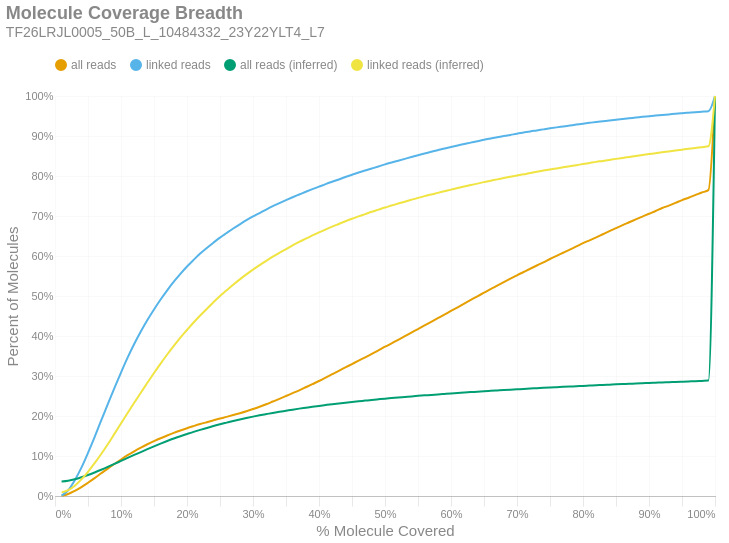

Notebook source saved alongside this figure:
### Markdown cell above
### Molecule Read Coverage
This chart shows molecule coverage breadth as computed by the number of bases aligned to that molecule. In other words, "*how much of each unique long molecule is actually sequenced/aligned?*" Keep in mind there is a distinction between sequences and alignments, since some sequences belonging to a particular molecule may not align well and wouldn't appear in the alignment data. This chart also shows molecule coverage breadth as computed by the *inferred fragment* from which the aligned sequences originate. Unlike read coverage, this calculation takes into account the total insert size, including unsequenced gaps between the forward and reverse reads. Like the previous figures, these are cumulative percents.

### Code cell
if SKIPLR:
    print_html(f"Skipped")
else:
    binned_df = consolidated_hist(valids['coverage_bp'], mask, 0.01, True)
    binned_df_inf = consolidated_hist(valids['coverage_inserts'], mask, 0.01, True)
    binned_df = binned_df.with_columns(pl.lit(binned_df_inf['all reads (cumsum)']).alias('all reads (inferred)'))
    binned_df = binned_df.with_columns(pl.lit(binned_df_inf['linked reads (cumsum)']).alias('linked reads (inferred)'))
    binned_df = binned_df.with_columns(
        (pl.col('bin').cast(pl.Float64) + 0.01).alias('right_edge')
    )

    with SafeRender(binned_df):
        (
            density_plot(binned_df, 'Molecule Coverage Breadth', samplename, 'molcov', ['all reads (inferred)','linked reads (inferred)'])
            .encode(
                #x=alt.X('bin:Q', title="% Molecule Covered").axis(format = '%').scale(padding=0),
                x=alt.X('right_edge:Q', title="% Molecule Covered").axis(format='%').scale(padding=0),
                y=alt.Y('value:Q', title='Percent of Molecules')
                    .axis(format='%')
                    .stack(False)
                    .scale(domainMin=0, padding=0),
                color=alt.Color("key:N").scale(domain = ["all reads", "linked reads", "all reads (inferred)", "linked reads (inferred)"]),
                tooltip = [
                    alt.Tooltip("key:N", title = "Data Type"),
                    alt.Tooltip("range_label:N", title="% Molecule Covered"),
                    alt.Tooltip("value:Q", format = ".2%", title="% Molecules")
                ]
            )
        ).display()

### Figure 1 — Vega-Lite specification as saved in the notebook (floating-point values rounded to 4 significant figures)
{"width": "container", "height": 400, "config": {"title": {"anchor": "start", "dy": -15, "fontSize": 18, "color": "#888888", "subtitleColor": "#888888", "subtitleFontSize": 14}, "arc": {"fill": "#0072B2"}, "axis": {"domainColor": "#888888", "domainWidth": 0.5, "gridWidth": 0.2, "grid": false, "titleFontWeight": 400, "titleFontSize": 15, "labelFontSize": 11, "labelColor": "#888888", "tickColor": "#888888", "tickWidth": 0.2, "titleColor": "#888888"}, "axisBand": {"grid": false}, "axisX": {"grid": true, "tickSize": 10, "domainCap": "round"}, "axisY": {"domain": false, "grid": true, "tickSize": 0, "domainCap": "round"}, "background": "transparent", "header": {"labelFontSize": 15, "labelColor": "#888888", "titleFontSize": 15, "titleFontWeight": 600, "titleColor": "#888888"}, "legend": {"labelFont": "sans-serif", "labelFontSize": 12, "labelColor": "#888888", "symbolSize": 100, "symbolType": "circle", "titleFontSize": 12, "titlePadding": 10, "titleColor": "#888888", "title": null, "orient": "top"}, "range": {"category": ["#E69F00", "#56B4E9", "#009E73", "#F0E442", "#0072B2", "#D55E00", "#CC79A7", "#000000"], "diverging": ["#cfe8f3", "#a2d4ec", "#73bfe2", "#46abdb", "#1696d2", "#12719e"]}, "area": {"fill": "#0072B2", "fillOpacity": 0.7, "line": true, "strokeOpacity": 0.7}, "line": {"color": "#0072B2", "stroke": "#0072B2", "strokeWidth": 2}, "trail": {"color": "#0072B2", "stroke": "#0072B2", "strokeWidth": 0, "size": 1}, "point": {"filled": true, "fillOpacity": 1.0, "size": 95}, "text": {"color": "#888888", "fontSize": 11, "align": "right", "fontWeight": 400, "size": 11}, "bar": {"fill": "#0072B2", "stroke": null}, "view": {"stroke": null, "continuousWidth": 660, "continuousHeight": 400}}, "data": {"name": "data-87929cddf9a1c2490d3f79d5fe161951"}, "mark": {"type": "line", "interpolate": "monotone", "point": {"opacity": 0, "size": 275}}, "encoding": {"color": {"field": "key", "scale": {"domain": ["all reads", "linked reads", "all reads (inferred)", "linked reads (inferred)"]}, "type": "nominal"}, "tooltip": [{"field": "key", "title": "Data Type", "type": "nominal"}, {"field": "range_label", "title": "% Molecule Covered", "type": "nominal"}, {"field": "value", "format": ".2%", "title": "% Molecules", "type": "quantitative"}], "x": {"axis": {"format": "%"}, "field": "right_edge", "scale": {"padding": 0}, "title": "% Molecule Covered", "type": "quantitative"}, "y": {"axis": {"format": "%"}, "field": "value", "scale": {"domainMin": 0, "padding": 0}, "stack": false, "title": "Percent of Molecules", "type": "quantitative"}}, "params": [{"name": "param_c36ac31b6afebe62", "select": {"type": "point", "fields": ["key"]}, "bind": "legend"}], "title": {"text": "Molecule Coverage Breadth", "subtitle": "TF26LRJL0005_50B_L_10484332_23Y22YLT4_L7"}, "transform": [{"fold": ["all reads (cumsum)", "linked reads (cumsum)", "all reads (inferred)", "linked reads (inferred)"]}, {"calculate": "replace(datum.key, ' (cumsum)', '')", "as": "key"}, {"filter": {"param": "param_c36ac31b6afebe62"}}], "usermeta": {"embedOptions": {"downloadFileName": "TF26LRJL0005_50B_L_10484332_23Y22YLT4_L7.molcov"}}, "$schema": "https://vega.github.io/schema/vega-lite/v6.4.1.json", "datasets": {"data-87929cddf9a1c2490d3f79d5fe161951": [{"bin": "0.0", "interval": "0.0-0.01", "all reads": 0.000559, "linked reads": 0.001029, "all reads (cumsum)": 0.000559, "linked reads (cumsum)": 0.001029, "range_label": "0.0-0.01", "all reads (inferred)": 0.03645, "linked reads (inferred)": 0.009098, "right_edge": 0.01}, {"bin": "0.01", "interval": "0.01-0.02", "all reads": 0.004564, "linked reads": 0.01339, "all reads (cumsum)": 0.005123, "linked reads (cumsum)": 0.01442, "range_label": "0.01-0.02", "all reads (inferred)": 0.03837, "linked reads (inferred)": 0.01455, "right_edge": 0.02}, {"bin": "0.02", "interval": "0.02-0.03", "all reads": 0.00783, "linked reads": 0.02486, "all reads (cumsum)": 0.01295, "linked reads (cumsum)": 0.03928, "range_label": "0.02-0.03", "all reads (inferred)": 0.04187, "linked reads (inferred)": 0.02565, "right_edge": 0.03}, {"bin": "0.03", "interval": "0.03-0.04", "all reads": 0.009404, "linked reads": 0.03151, "all reads (cumsum)": 0.02236, "linked reads (cumsum)": 0.07079, "range_label": "0.03-0.04", "all reads (inferred)": 0.04674, "linked reads (inferred)": 0.04162, "right_edge": 0.04}, {"bin": "0.04", "interval": "0.04-0.05", "all reads": 0.01084, "linked reads": 0.03693, "all reads (cumsum)": 0.03319, "linked reads (cumsum)": 0.1077, "range_label": "0.04-0.05", "all reads (inferred)": 0.05248, "linked reads (inferred)": 0.06058, "right_edge": 0.05}, {"bin": "0.05", "interval": "0.05-0.06", "all reads": 0.01145, "linked reads": 0.03945, "all reads (cumsum)": 0.04465, "linked reads (cumsum)": 0.1472, "range_label": "0.05-0.06", "all reads (inferred)": 0.05884, "linked reads (inferred)": 0.08207, "right_edge": 0.06}, {"bin": "0.06", "interval": "0.06-0.07", "all reads": 0.01207, "linked reads": 0.04171, "all reads (cumsum)": 0.05671, "linked reads (cumsum)": 0.1889, "range_label": "0.06-0.07", "all reads (inferred)": 0.06556, "linked reads (inferred)": 0.105, "right_edge": 0.07}, {"bin": "0.07", "interval": "0.07-0.08", "all reads": 0.01187, "linked reads": 0.0411, "all reads (cumsum)": 0.06859, "linked reads (cumsum)": 0.23, "range_label": "0.07-0.08", "all reads (inferred)": 0.07269, "linked reads (inferred)": 0.1294, "right_edge": 0.08}, {"bin": "0.08", "interval": "0.08-0.09", "all reads": 0.01142, "linked reads": 0.0396, "all reads (cumsum)": 0.08, "linked reads (cumsum)": 0.2696, "range_label": "0.08-0.09", "all reads (inferred)": 0.08019, "linked reads (inferred)": 0.1553, "right_edge": 0.09}, {"bin": "0.09", "interval": "0.09-0.1", "all reads": 0.01121, "linked reads": 0.03898, "all reads (cumsum)": 0.09122, "linked reads (cumsum)": 0.3086, "range_label": "0.09-0.1", "all reads (inferred)": 0.08777, "linked reads (inferred)": 0.1815, "right_edge": 0.1}, {"bin": "0.1", "interval": "0.1-0.11", "all reads": 0.01076, "linked reads": 0.0372, "all reads (cumsum)": 0.102, "linked reads (cumsum)": 0.3458, "range_label": "0.1-0.11", "all reads (inferred)": 0.09532, "linked reads (inferred)": 0.2076, "right_edge": 0.11}, {"bin": "0.11", "interval": "0.11-0.12", "all reads": 0.009836, "linked reads": 0.0341, "all reads (cumsum)": 0.1118, "linked reads (cumsum)": 0.3799, "range_label": "0.11-0.12", "all reads (inferred)": 0.1027, "linked reads (inferred)": 0.2331, "right_edge": 0.12}, {"bin": "0.12", "interval": "0.12-0.13", "all reads": 0.009124, "linked reads": 0.03137, "all reads (cumsum)": 0.1209, "linked reads (cumsum)": 0.4112, "range_label": "0.12-0.13", "all reads (inferred)": 0.1099, "linked reads (inferred)": 0.2581, "right_edge": 0.13}, {"bin": "0.13", "interval": "0.13-0.14", "all reads": 0.008419, "linked reads": 0.0288, "all reads (cumsum)": 0.1294, "linked reads (cumsum)": 0.44, "range_label": "0.13-0.14", "all reads (inferred)": 0.1171, "linked reads (inferred)": 0.2832, "right_edge": 0.14}, {"bin": "0.14", "interval": "0.14-0.15", "all reads": 0.007739, "linked reads": 0.02634, "all reads (cumsum)": 0.1371, "linked reads (cumsum)": 0.4664, "range_label": "0.14-0.15", "all reads (inferred)": 0.1241, "linked reads (inferred)": 0.3075, "right_edge": 0.15}, {"bin": "0.15", "interval": "0.15-0.16", "all reads": 0.007358, "linked reads": 0.02489, "all reads (cumsum)": 0.1445, "linked reads (cumsum)": 0.4913, "range_label": "0.15-0.16", "all reads (inferred)": 0.1309, "linked reads (inferred)": 0.3311, "right_edge": 0.16}, {"bin": "0.16", "interval": "0.16-0.17", "all reads": 0.006876, "linked reads": 0.023, "all reads (cumsum)": 0.1513, "linked reads (cumsum)": 0.5143, "range_label": "0.16-0.17", "all reads (inferred)": 0.1374, "linked reads (inferred)": 0.3537, "right_edge": 0.17}, {"bin": "0.17", "interval": "0.17-0.18", "all reads": 0.006467, "linked reads": 0.02141, "all reads (cumsum)": 0.1578, "linked reads (cumsum)": 0.5357, "range_label": "0.17-0.18", "all reads (inferred)": 0.1436, "linked reads (inferred)": 0.3754, "right_edge": 0.18}, {"bin": "0.18", "interval": "0.18-0.19", "all reads": 0.005992, "linked reads": 0.01953, "all reads (cumsum)": 0.1638, "linked reads (cumsum)": 0.5552, "range_label": "0.18-0.19", "all reads (inferred)": 0.1495, "linked reads (inferred)": 0.396, "right_edge": 0.19}, {"bin": "0.19", "interval": "0.19-0.2", "all reads": 0.005716, "linked reads": 0.01845, "all reads (cumsum)": 0.1695, "linked reads (cumsum)": 0.5737, "range_label": "0.19-0.2", "all reads (inferred)": 0.155, "linked reads (inferred)": 0.415, "right_edge": 0.2}, {"bin": "0.2", "interval": "0.2-0.21", "all reads": 0.005254, "linked reads": 0.01659, "all reads (cumsum)": 0.1748, "linked reads (cumsum)": 0.5903, "range_label": "0.2-0.21", "all reads (inferred)": 0.1604, "linked reads (inferred)": 0.4338, "right_edge": 0.21}, {"bin": "0.21", "interval": "0.21-0.22", "all reads": 0.005057, "linked reads": 0.01579, "all reads (cumsum)": 0.1798, "linked reads (cumsum)": 0.6061, "range_label": "0.21-0.22", "all reads (inferred)": 0.1654, "linked reads (inferred)": 0.4512, "right_edge": 0.22}, {"bin": "0.22", "interval": "0.22-0.23", "all reads": 0.004688, "linked reads": 0.01395, "all reads (cumsum)": 0.1845, "linked reads (cumsum)": 0.62, "range_label": "0.22-0.23", "all reads (inferred)": 0.1701, "linked reads (inferred)": 0.4676, "right_edge": 0.23}, {"bin": "0.23", "interval": "0.23-0.24", "all reads": 0.004591, "linked reads": 0.01327, "all reads (cumsum)": 0.1891, "linked reads (cumsum)": 0.6333, "range_label": "0.23-0.24", "all reads (inferred)": 0.1749, "linked reads (inferred)": 0.4842, "right_edge": 0.24}, {"bin": "0.24", "interval": "0.24-0.25", "all reads": 0.00455, "linked reads": 0.01274, "all reads (cumsum)": 0.1936, "linked reads (cumsum)": 0.646, "range_label": "0.24-0.25", "all reads (inferred)": 0.1794, "linked reads (inferred)": 0.4998, "right_edge": 0.25}, {"bin": "0.25", "interval": "0.25-0.26", "all reads": 0.004207, "linked reads": 0.01142, "all reads (cumsum)": 0.1979, "linked reads (cumsum)": 0.6574, "range_label": "0.25-0.26", "all reads (inferred)": 0.1835, "linked reads (inferred)": 0.5141, "right_edge": 0.26}, {"bin": "0.26", "interval": "0.26-0.27", "all reads": 0.004459, "linked reads": 0.01127, "all reads (cumsum)": 0.2023, "linked reads (cumsum)": 0.6687, "range_label": "0.26-0.27", "all reads (inferred)": 0.1876, "linked reads (inferred)": 0.5282, "right_edge": 0.27}, {"bin": "0.27", "interval": "0.27-0.28", "all reads": 0.00473, "linked reads": 0.01057, "all reads (cumsum)": 0.207, "linked reads (cumsum)": 0.6793, "range_label": "0.27-0.28", "all reads (inferred)": 0.1914, "linked reads (inferred)": 0.5415, "right_edge": 0.28}, {"bin": "0.28", "interval": "0.28-0.29", "all reads": 0.004978, "linked reads": 0.01014, "all reads (cumsum)": 0.212, "linked reads (cumsum)": 0.6894, "range_label": "0.28-0.29", "all reads (inferred)": 0.195, "linked reads (inferred)": 0.5541, "right_edge": 0.29}, {"bin": "0.29", "interval": "0.29-0.3", "all reads": 0.00541, "linked reads": 0.009404, "all reads (cumsum)": 0.2174, "linked reads (cumsum)": 0.6988, "range_label": "0.29-0.3", "all reads (inferred)": 0.1984, "linked reads (inferred)": 0.566, "right_edge": 0.3}, {"bin": "0.3", "interval": "0.3-0.31", "all reads": 0.005677, "linked reads": 0.008526, "all reads (cumsum)": 0.2231, "linked reads (cumsum)": 0.7074, "range_label": "0.3-0.31", "all reads (inferred)": 0.2017, "linked reads (inferred)": 0.5771, "right_edge": 0.31}, {"bin": "0.31", "interval": "0.31-0.32", "all reads": 0.006245, "linked reads": 0.00877, "all reads (cumsum)": 0.2293, "linked reads (cumsum)": 0.7161, "range_label": "0.31-0.32", "all reads (inferred)": 0.2047, "linked reads (inferred)": 0.5878, "right_edge": 0.32}, {"bin": "0.32", "interval": "0.32-0.33", "all reads": 0.006793, "linked reads": 0.008363, "all reads (cumsum)": 0.2361, "linked reads (cumsum)": 0.7245, "range_label": "0.32-0.33", "all reads (inferred)": 0.2077, "linked reads (inferred)": 0.5983, "right_edge": 0.33}, {"bin": "0.33", "interval": "0.33-0.34", "all reads": 0.006856, "linked reads": 0.007854, "all reads (cumsum)": 0.243, "linked reads (cumsum)": 0.7323, "range_label": "0.33-0.34", "all reads (inferred)": 0.2105, "linked reads (inferred)": 0.608, "right_edge": 0.34}, {"bin": "0.34", "interval": "0.34-0.35", "all reads": 0.007053, "linked reads": 0.007388, "all reads (cumsum)": 0.2501, "linked reads (cumsum)": 0.7397, "range_label": "0.34-0.35", "all reads (inferred)": 0.2132, "linked reads (inferred)": 0.6172, "right_edge": 0.35}, {"bin": "0.35", "interval": "0.35-0.36", "all reads": 0.007126, "linked reads": 0.007153, "all reads (cumsum)": 0.2572, "linked reads (cumsum)": 0.7469, "range_label": "0.35-0.36", "all reads (inferred)": 0.2159, "linked reads (inferred)": 0.6266, "right_edge": 0.36}, {"bin": "0.36", "interval": "0.36-0.37", "all reads": 0.007055, "linked reads": 0.006834, "all reads (cumsum)": 0.2642, "linked reads (cumsum)": 0.7537, "range_label": "0.36-0.37", "all reads (inferred)": 0.2184, "linked reads (inferred)": 0.6354, "right_edge": 0.37}, {"bin": "0.37", "interval": "0.37-0.38", "all reads": 0.007653, "linked reads": 0.006834, "all reads (cumsum)": 0.2719, "linked reads (cumsum)": 0.7605, "range_label": "0.37-0.38", "all reads (inferred)": 0.2207, "linked reads (inferred)": 0.6433, "right_edge": 0.38}, {"bin": "0.38", "interval": "0.38-0.39", "all reads": 0.007726, "linked reads": 0.006548, "all reads (cumsum)": 0.2796, "linked reads (cumsum)": 0.7671, "range_label": "0.38-0.39", "all reads (inferred)": 0.2231, "linked reads (inferred)": 0.6513, "right_edge": 0.39}, {"bin": "0.39", "interval": "0.39-0.4", "all reads": 0.007852, "linked reads": 0.006241, "all reads (cumsum)": 0.2875, "linked reads (cumsum)": 0.7733, "range_label": "0.39-0.4", "all reads (inferred)": 0.2253, "linked reads (inferred)": 0.659, "right_edge": 0.4}, {"bin": "0.4", "interval": "0.4-0.41", "all reads": 0.008334, "linked reads": 0.006296, "all reads (cumsum)": 0.2958, "linked reads (cumsum)": 0.7796, "range_label": "0.4-0.41", "all reads (inferred)": 0.2274, "linked reads (inferred)": 0.6663, "right_edge": 0.41}, {"bin": "0.41", "interval": "0.41-0.42", "all reads": 0.008633, "linked reads": 0.005931, "all reads (cumsum)": 0.3044, "linked reads (cumsum)": 0.7856, "range_label": "0.41-0.42", "all reads (inferred)": 0.2295, "linked reads (inferred)": 0.6734, "right_edge": 0.42}, {"bin": "0.42", "interval": "0.42-0.43", "all reads": 0.008552, "linked reads": 0.00575, "all reads (cumsum)": 0.313, "linked reads (cumsum)": 0.7913, "range_label": "0.42-0.43", "all reads (inferred)": 0.2314, "linked reads (inferred)": 0.6801, "right_edge": 0.43}, {"bin": "0.43", "interval": "0.43-0.44", "all reads": 0.008377, "linked reads": 0.006187, "all reads (cumsum)": 0.3214, "linked reads (cumsum)": 0.7975, "range_label": "0.43-0.44", "all reads (inferred)": 0.2333, "linked reads (inferred)": 0.6868, "right_edge": 0.44}, {"bin": "0.44", "interval": "0.44-0.45", "all reads": 0.008476, "linked reads": 0.00567, "all reads (cumsum)": 0.3298, "linked reads (cumsum)": 0.8032, "range_label": "0.44-0.45", "all reads (inferred)": 0.2352, "linked reads (inferred)": 0.6932, "right_edge": 0.45}, {"bin": "0.45", "interval": "0.45-0.46", "all reads": 0.00847, "linked reads": 0.005523, "all reads (cumsum)": 0.3383, "linked reads (cumsum)": 0.8087, "range_label": "0.45-0.46", "all reads (inferred)": 0.2368, "linked reads (inferred)": 0.699, "right_edge": 0.46}, {"bin": "0.46", "interval": "0.46-0.47", "all reads": 0.008357, "linked reads": 0.004973, "all reads (cumsum)": 0.3467, "linked reads (cumsum)": 0.8137, "range_label": "0.46-0.47", "all reads (inferred)": 0.2385, "linked reads (inferred)": 0.7047, "right_edge": 0.47}, {"bin": "0.47", "interval": "0.47-0.48", "all reads": 0.008604, "linked reads": 0.00507, "all reads (cumsum)": 0.3553, "linked reads (cumsum)": 0.8187, "range_label": "0.47-0.48", "all reads (inferred)": 0.2402, "linked reads (inferred)": 0.7105, "right_edge": 0.48}, {"bin": "0.48", "interval": "0.48-0.49", "all reads": 0.008535, "linked reads": 0.00512, "all reads (cumsum)": 0.3638, "linked reads (cumsum)": 0.8239, "range_label": "0.48-0.49", "all reads (inferred)": 0.2418, "linked reads (inferred)": 0.7159, "right_edge": 0.49}, {"bin": "0.49", "interval": "0.49-0.5", "all reads": 0.009419, "linked reads": 0.005288, "all reads (cumsum)": 0.3732, "linked reads (cumsum)": 0.8291, "range_label": "0.49-0.5", "all reads (inferred)": 0.2433, "linked reads (inferred)": 0.7213, "right_edge": 0.5}, {"bin": "0.5", "interval": "0.5-0.51", "all reads": 0.008111, "linked reads": 0.004557, "all reads (cumsum)": 0.3813, "linked reads (cumsum)": 0.8337, "range_label": "0.5-0.51", "all reads (inferred)": 0.2447, "linked reads (inferred)": 0.7261, "right_edge": 0.51}, {"bin": "0.51", "interval": "0.51-0.52", "all reads": 0.0092, "linked reads": 0.004528, "all reads (cumsum)": 0.3905, "linked reads (cumsum)": 0.8382, "range_label": "0.51-0.52", "all reads (inferred)": 0.2462, "linked reads (inferred)": 0.7311, "right_edge": 0.52}, {"bin": "0.52", "interval": "0.52-0.53", "all reads": 0.00902, "linked reads": 0.00465, "all reads (cumsum)": 0.3996, "linked reads (cumsum)": 0.8429, "range_label": "0.52-0.53", "all reads (inferred)": 0.2476, "linked reads (inferred)": 0.7358, "right_edge": 0.53}, {"bin": "0.53", "interval": "0.53-0.54", "all reads": 0.00901, "linked reads": 0.004713, "all reads (cumsum)": 0.4086, "linked reads (cumsum)": 0.8476, "range_label": "0.53-0.54", "all reads (inferred)": 0.249, "linked reads (inferred)": 0.7407, "right_edge": 0.54}, {"bin": "0.54", "interval": "0.54-0.55", "all reads": 0.008873, "linked reads": 0.004406, "all reads (cumsum)": 0.4174, "linked reads (cumsum)": 0.852, "range_label": "0.54-0.55", "all reads (inferred)": 0.2503, "linked reads (inferred)": 0.7454, "right_edge": 0.55}, {"bin": "0.55", "interval": "0.55-0.56", "all reads": 0.009096, "linked reads": 0.004171, "all reads (cumsum)": 0.4265, "linked reads (cumsum)": 0.8562, "range_label": "0.55-0.56", "all reads (inferred)": 0.2516, "linked reads (inferred)": 0.7497, "right_edge": 0.56}, {"bin": "0.56", "interval": "0.56-0.57", "all reads": 0.00891, "linked reads": 0.004318, "all reads (cumsum)": 0.4354, "linked reads (cumsum)": 0.8605, "range_label": "0.56-0.57", "all reads (inferred)": 0.2528, "linked reads (inferred)": 0.7536, "right_edge": 0.57}, {"bin": "0.57", "interval": "0.57-0.58", "all reads": 0.008983, "linked reads": 0.00412, "all reads (cumsum)": 0.4444, "linked reads (cumsum)": 0.8646, "range_label": "0.57-0.58", "all reads (inferred)": 0.254, "linked reads (inferred)": 0.7579, "right_edge": 0.58}, {"bin": "0.58", "interval": "0.58-0.59", "all reads": 0.009005, "linked reads": 0.00407, "all reads (cumsum)": 0.4534, "linked reads (cumsum)": 0.8687, "range_label": "0.58-0.59", "all reads (inferred)": 0.2552, "linked reads (inferred)": 0.7619, "right_edge": 0.59}, {"bin": "0.59", "interval": "0.59-0.6", "all reads": 0.009345, "linked reads": 0.003961, "all reads (cumsum)": 0.4628, "linked reads (cumsum)": 0.8726, "range_label": "0.59-0.6", "all reads (inferred)": 0.2564, "linked reads (inferred)": 0.7659, "right_edge": 0.6}, {"bin": "0.6", "interval": "0.6-0.61", "all reads": 0.008957, "linked reads": 0.003717, "all reads (cumsum)": 0.4717, "linked reads (cumsum)": 0.8764, "range_label": "0.6-0.61", "all reads (inferred)": 0.2575, "linked reads (inferred)": 0.7699, "right_edge": 0.61}, {"bin": "0.61", "interval": "0.61-0.62", "all reads": 0.009338, "linked reads": 0.003549, "all reads (cumsum)": 0.4811, "linked reads (cumsum)": 0.8799, "range_label": "0.61-0.62", "all reads (inferred)": 0.2586, "linked reads (inferred)": 0.7737, "right_edge": 0.62}, {"bin": "0.62", "interval": "0.62-0.63", "all reads": 0.009082, "linked reads": 0.003574, "all reads (cumsum)": 0.4902, "linked reads (cumsum)": 0.8835, "range_label": "0.62-0.63", "all reads (inferred)": 0.2597, "linked reads (inferred)": 0.7774, "right_edge": 0.63}, {"bin": "0.63", "interval": "0.63-0.64", "all reads": 0.009157, "linked reads": 0.00328, "all reads (cumsum)": 0.4993, "linked reads (cumsum)": 0.8868, "range_label": "0.63-0.64", "all reads (inferred)": 0.2608, "linked reads (inferred)": 0.7809, "right_edge": 0.64}, {"bin": "0.64", "interval": "0.64-0.65", "all reads": 0.008862, "linked reads": 0.003612, "all reads (cumsum)": 0.5082, "linked reads (cumsum)": 0.8904, "range_label": "0.64-0.65", "all reads (inferred)": 0.2619, "linked reads (inferred)": 0.7847, "right_edge": 0.65}, {"bin": "0.65", "interval": "0.65-0.66", "all reads": 0.00915, "linked reads": 0.003259, "all reads (cumsum)": 0.5173, "linked reads (cumsum)": 0.8936, "range_label": "0.65-0.66", "all reads (inferred)": 0.2629, "linked reads (inferred)": 0.7881, "right_edge": 0.66}, {"bin": "0.66", "interval": "0.66-0.67", "all reads": 0.008673, "linked reads": 0.00318, "all reads (cumsum)": 0.526, "linked reads (cumsum)": 0.8968, "range_label": "0.66-0.67", "all reads (inferred)": 0.2639, "linked reads (inferred)": 0.7916, "right_edge": 0.67}, {"bin": "0.67", "interval": "0.67-0.68", "all reads": 0.008689, "linked reads": 0.002932, "all reads (cumsum)": 0.5347, "linked reads (cumsum)": 0.8997, "range_label": "0.67-0.68", "all reads (inferred)": 0.2649, "linked reads (inferred)": 0.795, "right_edge": 0.68}, {"bin": "0.68", "interval": "0.68-0.69", "all reads": 0.008516, "linked reads": 0.002949, "all reads (cumsum)": 0.5432, "linked reads (cumsum)": 0.9027, "range_label": "0.68-0.69", "all reads (inferred)": 0.2658, "linked reads (inferred)": 0.7982, "right_edge": 0.69}, {"bin": "0.69", "interval": "0.69-0.7", "all reads": 0.008585, "linked reads": 0.003154, "all reads (cumsum)": 0.5518, "linked reads (cumsum)": 0.9058, "range_label": "0.69-0.7", "all reads (inferred)": 0.2668, "linked reads (inferred)": 0.8012, "right_edge": 0.7}, {"bin": "0.7", "interval": "0.7-0.71", "all reads": 0.008207, "linked reads": 0.002739, "all reads (cumsum)": 0.56, "linked reads (cumsum)": 0.9086, "range_label": "0.7-0.71", "all reads (inferred)": 0.2676, "linked reads (inferred)": 0.8041, "right_edge": 0.71}, {"bin": "0.71", "interval": "0.71-0.72", "all reads": 0.008179, "linked reads": 0.002869, "all reads (cumsum)": 0.5682, "linked reads (cumsum)": 0.9115, "range_label": "0.71-0.72", "all reads (inferred)": 0.2686, "linked reads (inferred)": 0.8075, "right_edge": 0.72}, {"bin": "0.72", "interval": "0.72-0.73", "all reads": 0.008081, "linked reads": 0.002499, "all reads (cumsum)": 0.5762, "linked reads (cumsum)": 0.914, "range_label": "0.72-0.73", "all reads (inferred)": 0.2695, "linked reads (inferred)": 0.8104, "right_edge": 0.73}, {"bin": "0.73", "interval": "0.73-0.74", "all reads": 0.007986, "linked reads": 0.002587, "all reads (cumsum)": 0.5842, "linked reads (cumsum)": 0.9165, "range_label": "0.73-0.74", "all reads (inferred)": 0.2704, "linked reads (inferred)": 0.8135, "right_edge": 0.74}, {"bin": "0.74", "interval": "0.74-0.75", "all reads": 0.008267, "linked reads": 0.002558, "all reads (cumsum)": 0.5925, "linked reads (cumsum)": 0.9191, "range_label": "0.74-0.75", "all reads (inferred)": 0.2713, "linked reads (inferred)": 0.8164, "right_edge": 0.75}, {"bin": "0.75", "interval": "0.75-0.76", "all reads": 0.007767, "linked reads": 0.002461, "all reads (cumsum)": 0.6003, "linked reads (cumsum)": 0.9216, "range_label": "0.75-0.76", "all reads (inferred)": 0.2721, "linked reads (inferred)": 0.819, "right_edge": 0.76}, {"bin": "0.76", "interval": "0.76-0.77", "all reads": 0.007918, "linked reads": 0.002298, "all reads (cumsum)": 0.6082, "linked reads (cumsum)": 0.9239, "range_label": "0.76-0.77", "all reads (inferred)": 0.2728, "linked reads (inferred)": 0.8217, "right_edge": 0.77}, {"bin": "0.77", "interval": "0.77-0.78", "all reads": 0.007891, "linked reads": 0.002331, "all reads (cumsum)": 0.6161, "linked reads (cumsum)": 0.9262, "range_label": "0.77-0.78", "all reads (inferred)": 0.2736, "linked reads (inferred)": 0.8244, "right_edge": 0.78}, {"bin": "0.78", "interval": "0.78-0.79", "all reads": 0.007822, "linked reads": 0.002319, "all reads (cumsum)": 0.6239, "linked reads (cumsum)": 0.9285, "range_label": "0.78-0.79", "all reads (inferred)": 0.2745, "linked reads (inferred)": 0.8271, "right_edge": 0.79}, {"bin": "0.79", "interval": "0.79-0.8", "all reads": 0.008091, "linked reads": 0.002394, "all reads (cumsum)": 0.632, "linked reads (cumsum)": 0.9309, "range_label": "0.79-0.8", "all reads (inferred)": 0.2752, "linked reads (inferred)": 0.8298, "right_edge": 0.8}, {"bin": "0.8", "interval": "0.8-0.81", "all reads": 0.007278, "linked reads": 0.002079, "all reads (cumsum)": 0.6393, "linked reads (cumsum)": 0.933, "range_label": "0.8-0.81", "all reads (inferred)": 0.276, "linked reads (inferred)": 0.8325, "right_edge": 0.81}, {"bin": "0.81", "interval": "0.81-0.82", "all reads": 0.00746, "linked reads": 0.002045, "all reads (cumsum)": 0.6467, "linked reads (cumsum)": 0.935, "range_label": "0.81-0.82", "all reads (inferred)": 0.2769, "linked reads (inferred)": 0.8353, "right_edge": 0.82}, {"bin": "0.82", "interval": "0.82-0.83", "all reads": 0.00772, "linked reads": 0.001903, "all reads (cumsum)": 0.6544, "linked reads (cumsum)": 0.9369, "range_label": "0.82-0.83", "all reads (inferred)": 0.2776, "linked reads (inferred)": 0.8377, "right_edge": 0.83}, {"bin": "0.83", "interval": "0.83-0.84", "all reads": 0.007704, "linked reads": 0.001924, "all reads (cumsum)": 0.6622, "linked reads (cumsum)": 0.9388, "range_label": "0.83-0.84", "all reads (inferred)": 0.2783, "linked reads (inferred)": 0.8402, "right_edge": 0.84}, {"bin": "0.84", "interval": "0.84-0.85", "all reads": 0.007555, "linked reads": 0.001869, "all reads (cumsum)": 0.6697, "linked reads (cumsum)": 0.9407, "range_label": "0.84-0.85", "all reads (inferred)": 0.2791, "linked reads (inferred)": 0.8428, "right_edge": 0.85}, {"bin": "0.85", "interval": "0.85-0.86", "all reads": 0.007492, "linked reads": 0.001865, "all reads (cumsum)": 0.6772, "linked reads (cumsum)": 0.9426, "range_label": "0.85-0.86", "all reads (inferred)": 0.2798, "linked reads (inferred)": 0.8453, "right_edge": 0.86}, {"bin": "0.86", "interval": "0.86-0.87", "all reads": 0.007144, "linked reads": 0.001789, "all reads (cumsum)": 0.6843, "linked reads (cumsum)": 0.9444, "range_label": "0.86-0.87", "all reads (inferred)": 0.2805, "linked reads (inferred)": 0.8477, "right_edge": 0.87}, {"bin": "0.87", "interval": "0.87-0.88", "all reads": 0.007224, "linked reads": 0.001638, "all reads (cumsum)": 0.6916, "linked reads (cumsum)": 0.946, "range_label": "0.87-0.88", "all reads (inferred)": 0.2813, "linked reads (inferred)": 0.8502, "right_edge": 0.88}, {"bin": "0.88", "interval": "0.88-0.89", "all reads": 0.007068, "linked reads": 0.001835, "all reads (cumsum)": 0.6986, "linked reads (cumsum)": 0.9478, "range_label": "0.88-0.89", "all reads (inferred)": 0.2819, "linked reads (inferred)": 0.8526, "right_edge": 0.89}, {"bin": "0.89", "interval": "0.89-0.9", "all reads": 0.007052, "linked reads": 0.0016, "all reads (cumsum)": 0.7057, "linked reads (cumsum)": 0.9494, "range_label": "0.89-0.9", "all reads (inferred)": 0.2826, "linked reads (inferred)": 0.8549, "right_edge": 0.9}, {"bin": "0.9", "interval": "0.9-0.91", "all reads": 0.006824, "linked reads": 0.001642, "all reads (cumsum)": 0.7125, "linked reads (cumsum)": 0.9511, "range_label": "0.9-0.91", "all reads (inferred)": 0.2833, "linked reads (inferred)": 0.8571, "right_edge": 0.91}, {"bin": "0.91", "interval": "0.91-0.92", "all reads": 0.00737, "linked reads": 0.001554, "all reads (cumsum)": 0.7199, "linked reads (cumsum)": 0.9526, "range_label": "0.91-0.92", "all reads (inferred)": 0.284, "linked reads (inferred)": 0.8594, "right_edge": 0.92}, {"bin": "0.92", "interval": "0.92-0.93", "all reads": 0.006226, "linked reads": 0.00139, "all reads (cumsum)": 0.7261, "linked reads (cumsum)": 0.954, "range_label": "0.92-0.93", "all reads (inferred)": 0.2846, "linked reads (inferred)": 0.8615, "right_edge": 0.93}, {"bin": "0.93", "interval": "0.93-0.94", "all reads": 0.006674, "linked reads": 0.001558, "all reads (cumsum)": 0.7328, "linked reads (cumsum)": 0.9556, "range_label": "0.93-0.94", "all reads (inferred)": 0.2852, "linked reads (inferred)": 0.8638, "right_edge": 0.94}, {"bin": "0.94", "interval": "0.94-0.95", "all reads": 0.007035, "linked reads": 0.001344, "all reads (cumsum)": 0.7398, "linked reads (cumsum)": 0.9569, "range_label": "0.94-0.95", "all reads (inferred)": 0.2859, "linked reads (inferred)": 0.8658, "right_edge": 0.95}, {"bin": "0.95", "interval": "0.95-0.96", "all reads": 0.005783, "linked reads": 0.001268, "all reads (cumsum)": 0.7456, "linked reads (cumsum)": 0.9582, "range_label": "0.95-0.96", "all reads (inferred)": 0.2865, "linked reads (inferred)": 0.8679, "right_edge": 0.96}, {"bin": "0.96", "interval": "0.96-0.97", "all reads": 0.006511, "linked reads": 0.001268, "all reads (cumsum)": 0.7521, "linked reads (cumsum)": 0.9595, "range_label": "0.96-0.97", "all reads (inferred)": 0.2871, "linked reads (inferred)": 0.87, "right_edge": 0.97}, {"bin": "0.97", "interval": "0.97-0.98", "all reads": 0.006579, "linked reads": 0.001172, "all reads (cumsum)": 0.7587, "linked reads (cumsum)": 0.9606, "range_label": "0.97-0.98", "all reads (inferred)": 0.2878, "linked reads (inferred)": 0.8721, "right_edge": 0.98}, {"bin": "0.98", "interval": "0.98-0.99", "all reads": 0.005901, "linked reads": 0.001252, "all reads (cumsum)": 0.7646, "linked reads (cumsum)": 0.9619, "range_label": "0.98-0.99", "all reads (inferred)": 0.2885, "linked reads (inferred)": 0.8741, "right_edge": 0.99}, {"bin": "0.99", "interval": "0.99-1.0", "all reads": 0.2354, "linked reads": 0.0381, "all reads (cumsum)": 1.0, "linked reads (cumsum)": 1.0, "range_label": "0.99-1.0", "all reads (inferred)": 1.0, "linked reads (inferred)": 1.0, "right_edge": 1.0}]}}
